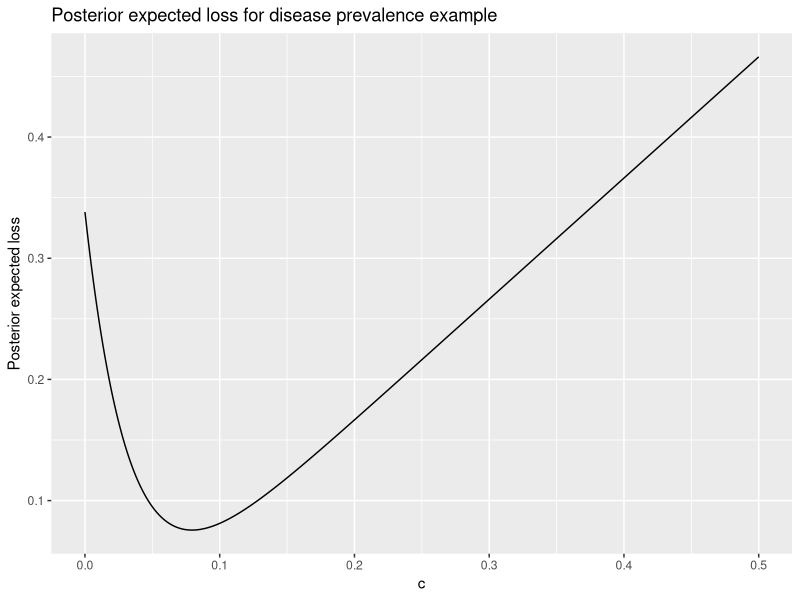
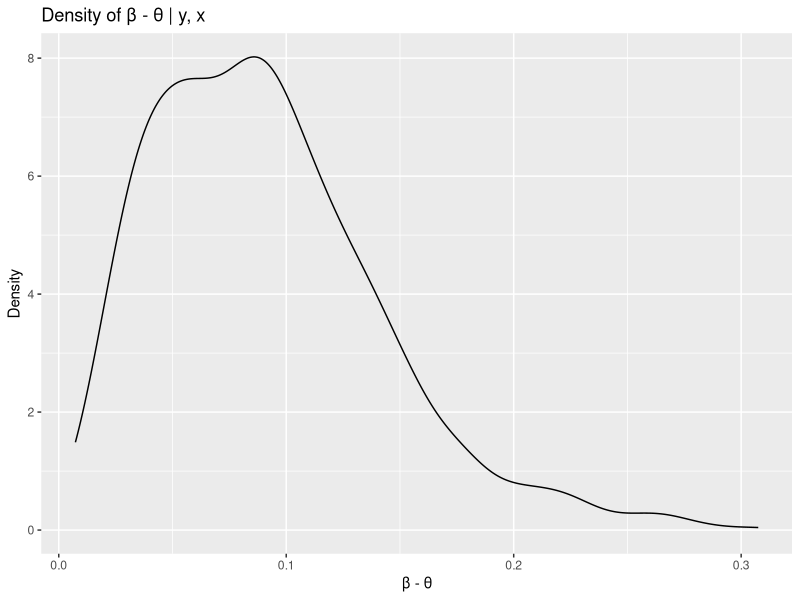
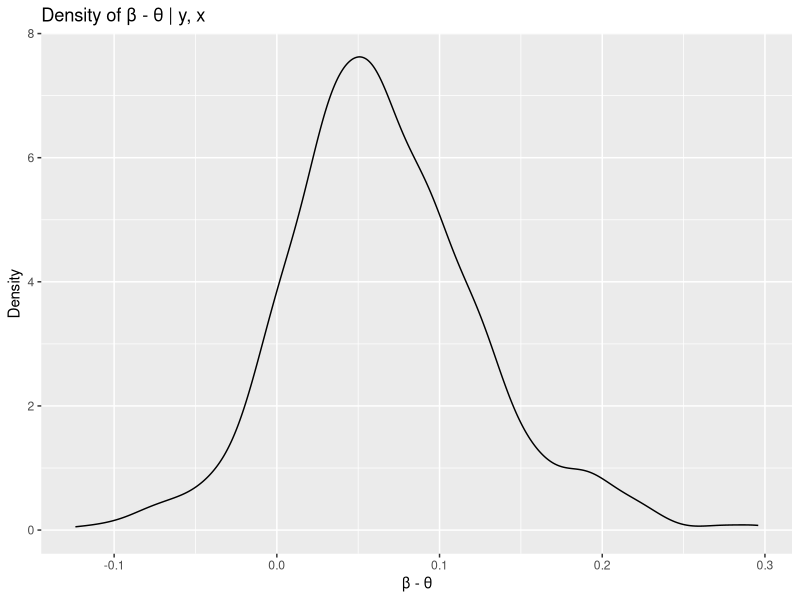
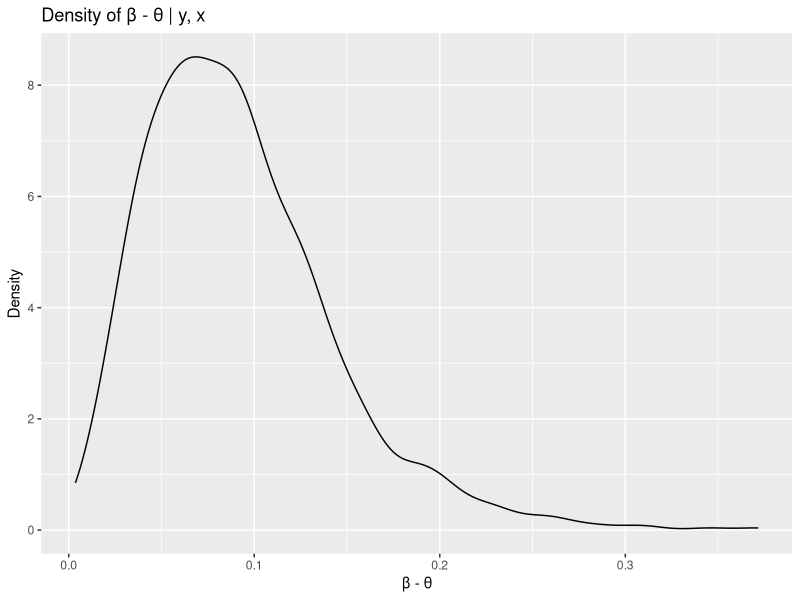
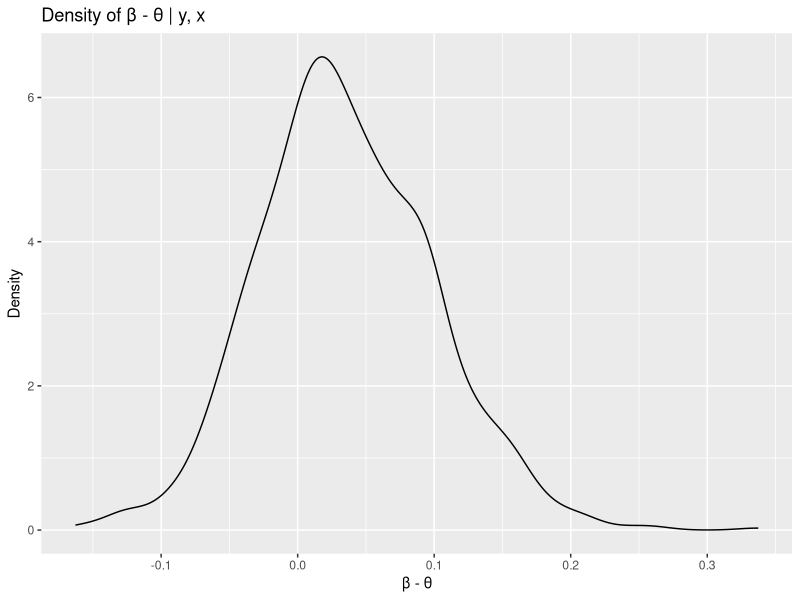
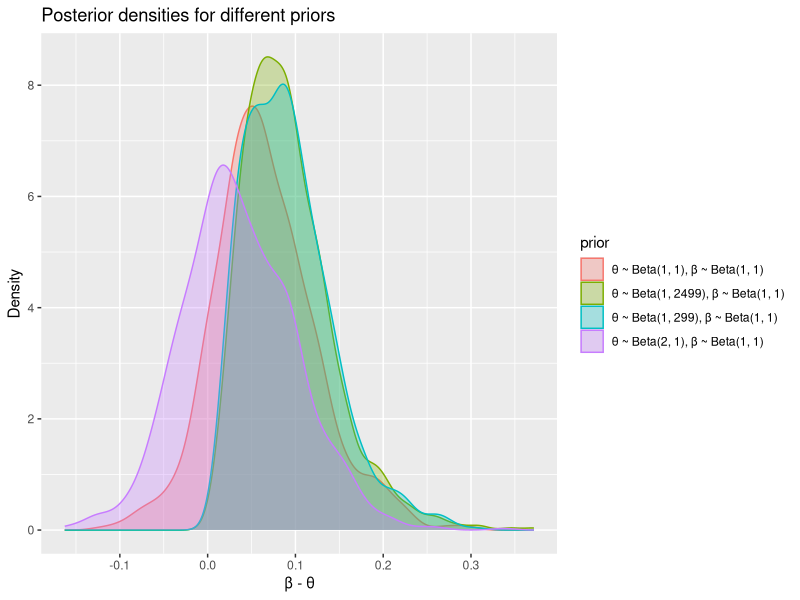

Recreate these plots in R, in order.
library(data.table)
library(ggplot2)

#Question 8
exp_loss <- function(c) {
  f_1 <- function(theta) {
    abs(theta - c)*(theta^0.05)*((1-theta)^29)/beta(1.05, 30)
  }
  f_2 <- function(theta) {
    10*abs(theta - c)*(theta^0.05)*((1-theta)^29)/beta(1.05, 30)
  }
  N = 1000
  integrate(f_1, 0, c, subdivisions = N)$value + integrate(f_2, c, 1, subdivisions = N)$value
}

c = seq(0, 0.5, length.out = 1000)
values = as.numeric(lapply(c, exp_loss))
data <- data.table(c = c, values = values)
ggplot(data, aes(x = c, y = values)) + geom_line() + labs(title = "Posterior expected loss for disease prevalence example", x = "c", y = "Posterior expected loss")

#In-class problem
##Beta(1, 299) prior for theta, Beta(1, 1) prior for beta
beta <- rbeta(1000, 1 + 2, 1 + 28)
theta <- rbeta(1000, 1 + 0, 299 + 30)
diff <- beta - theta
data1 <- data.table(diff = diff, prior = "θ ~ Beta(1, 299), β ~ Beta(1, 1)")
ggplot(data1, aes(x = diff)) + geom_density() + labs(title = "Density of β - θ | y, x", x = "β - θ", y = "Density") #Density of β - θ | y, x
sum(diff > 0)/1000 #Estimate of Pr(β > θ | y, x)
diff = sort(diff)
c(diff[25], diff[975]) #95% credible interval for β - θ

#Beta(1, 1) prior for theta, Beta(1, 1) prior for beta
beta <- rbeta(1000, 1 + 2, 1 + 28)
theta <- rbeta(1000, 1 + 0, 1 + 30)
diff <- beta - theta
data2 <- data.table(diff = diff, prior = "θ ~ Beta(1, 1), β ~ Beta(1, 1)")
ggplot(data2, aes(x = diff)) + geom_density() + labs(title = "Density of β - θ | y, x", x = "β - θ", y = "Density")
sum(diff > 0)/1000
diff = sort(diff)
c(diff[25], diff[975])

#Beta(1, 2499) prior for theta, Beta(1, 1) prior for beta
beta <- rbeta(1000, 1 + 2, 1 + 28)
theta <- rbeta(1000, 1 + 0, 2499 + 30)
diff <- beta - theta
data3 <- data.table(diff = diff, prior = "θ ~ Beta(1, 2499), β ~ Beta(1, 1)")
ggplot(data3, aes(x = diff)) + geom_density() + labs(title = "Density of β - θ | y, x", x = "β - θ", y = "Density")
sum(diff > 0)/1000
diff = sort(diff)
c(diff[25], diff[975])

#Beta(2, 1) prior for theta, Beta(1, 1) prior for beta
beta <- rbeta(1000, 1 + 2, 1 + 28)
theta <- rbeta(1000, 2 + 0, 1 + 30)
diff <- beta - theta
data4 <- data.table(diff = diff, prior = "θ ~ Beta(2, 1), β ~ Beta(1, 1)")
ggplot(data4, aes(x = diff)) + geom_density() + labs(title = "Density of β - θ | y, x", x = "β - θ", y = "Density")
sum(diff > 0)/1000
diff = sort(diff)
c(diff[25], diff[975])

#Compare posteriors
data <- rbindlist(list(data1, data2, data3, data4))
ggplot(data, aes(x = diff, group = prior)) + geom_density(aes(group = prior, color = prior, fill = prior), alpha = 0.3) + labs(title = "Posterior densities for different priors", x = "β - θ", y = "Density")
